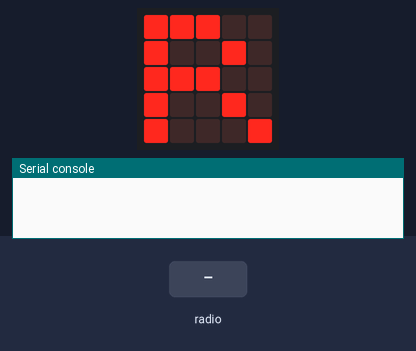
Recording of a program running on a simulated BBC micro:bit running MicroPython. Shown: the board's 5×5 LED display, the last lines printed to the serial console. Inputs (shaded band) come from the test bench.

Above: at 1.2 s.
1.3 s: radio message "1" arrives
At 2.1 s:
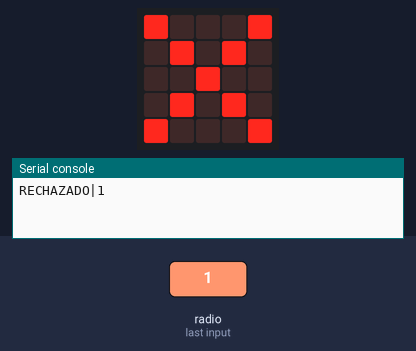
Timing chart, 0 to 4.3 s (numbered marks = the images above; inputs shaded):
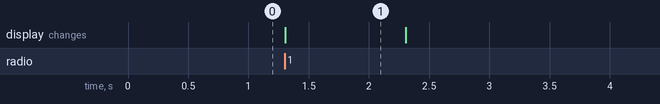

The program:

receptor.py
```python
# =========================================================
# MicroLink - Micro:bit RECEPTOR
#
# 1. Recibe el mensaje por radio.
# 2. Separa sus cuatro componentes.
# 3. Comprueba que la estructura sea correcta.
# 4. Valida la clave compartida.
# 5. Muestra el resultado en la matriz LED.
# 6. Envía el resultado al computador por USB (serial).
#
# IMPORTANTE: se envían TANTO los mensajes válidos como los
# rechazados, para que la aplicación web registre los dos
# resultados. Por eso el receptor imprime una línea con la
# forma:   ESTADO|ID_EMISOR:TIPO:VALOR:CLAVE
# Ejemplo: VALIDO|USR_01:TEMP:26:SEC123
# La única adaptación respecto del código original de
# recepción es el uso de print() para enviar el resultado
# por el puerto USB hacia el computador.
# =========================================================

from microbit import sleep, display, Image
import radio

# Configuración del receptor
PSK = "SEC123"      # clave compartida con el emisor
GRUPO = 23          # canal de radio (debe ser igual al del emisor)

radio.on()
radio.config(group=GRUPO)

display.show("R")   # "R" de receptor


def estructura_correcta(partes):
    """Comprueba que el mensaje tenga sus 4 componentes."""
    return len(partes) == 4


while True:
    recibido = radio.receive()

    if recibido:
        # 2. Se separan los cuatro componentes del mensaje
        partes = recibido.split(":")

        # 3. Se comprueba la estructura y 4. la clave compartida
        if estructura_correcta(partes) and partes[3] == PSK:
            estado = "VALIDO"
            display.show(Image.YES)        # 5. palomita en la matriz LED
        else:
            estado = "RECHAZADO"
            display.show(Image.NO)         # 5. equis en la matriz LED

        # 6. Se informa al computador por el puerto USB serial
        #    (tanto los válidos como los rechazados)
        print(estado + "|" + recibido)

        sleep(1000)
        display.show("R")

    sleep(50)
```

Measured:
- after the input at 1.3 s, the display: changes at once (image 1)
- what the display in image 1 shows lasts 1.0 s, from 1.3 s to 2.3 s
